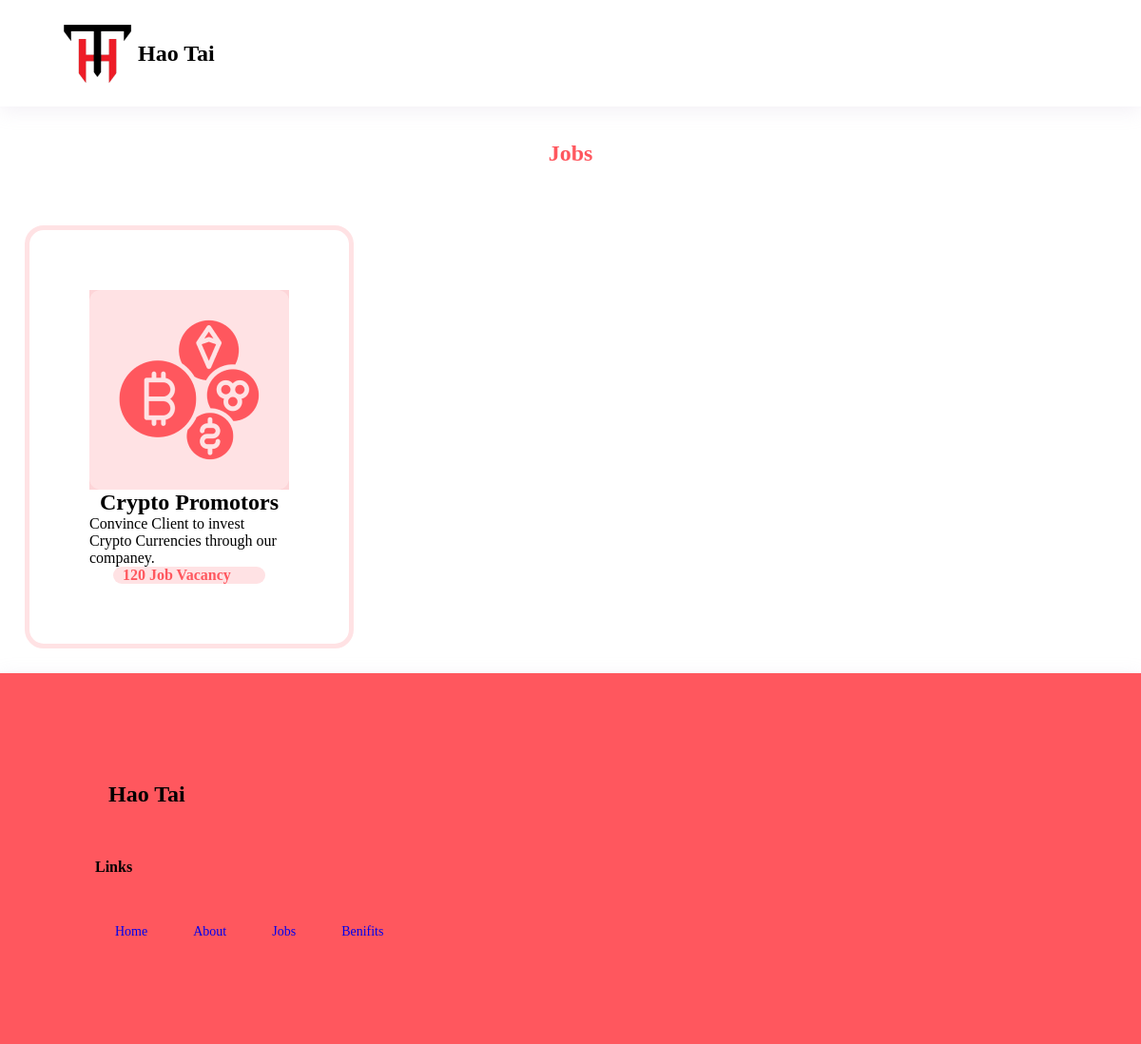
Screenshot of /jobs/1 with the database file from the repository.
### home/models.py (models this page shows)
class Jobsection(models.Model):
    images = models.ImageField(upload_to='Jobsection')
    title = models.CharField(max_length=200)
    descreption = models.TextField()
    vaccency = models.IntegerField()
    experience = models.TextField()
    document = models.TextField()
    skill = models.TextField()
    language = models.TextField()
    salary = models.TextField()
    age = models.TextField()
    Categories = models.ForeignKey('Categories', on_delete=models.CASCADE, related_name='jobs')
    def __str__(self):
        return self.title

### home/views.py (the view)
# urls.py: path('jobs/<int:id>', views.jobs,name = "jobs"),
def jobs(request,id=None):
    if id:
        cat = get_object_or_404(Categories,id=id)
        jobsections = Jobsection.objects.filter(Categories= cat)
        print(jobsections)
        return render(request, 'job.html',{'cat':jobsections})
    else:
        cat = Categories.objects.all()
        return render(request, 'job.html',{'cat':cat})

### templates/job.html (shortened to what this page needs)
{%extends 'base.html'%}
{%load static%}
{%block content%}
<h2 class="jobtext">Jobs</h2>
<section class="cateframes">
    {% for Categories in cat %}
    <div class="box1">
         <div class="box2">
             <img src={{Categories.images.url}} alt="">
             <h2>{{Categories.title}}</h2>
             <p>{{Categories.descreption}}</p>
             <a href="{%url 'benefits' Categories.pk %}"><h4 class="cl">{{Categories.vaccency}} Job Vacancy</h4></a>
         </div>
     </div>
    {% endfor %}
</section>
{%endblock%}

### static/style.css (style rules this page uses)
* { margin: 0; padding: 0; }
a { text-decoration: none; }
.jobtext { text-align:center ; color: #FF575E; padding: 36px; margin: -11px; }
.jobtext { border-radius: 10px; margin: auto; }
.cateframes { display: grid; grid-template-columns: repeat(3 ,2fr); }
.box2 { border: 5px solid #FFE2E4; border-radius: 20px; justify-content: center; margin: 26px; padding: 63px; display: flex; flex-direction: column; align-items: center; grid-column: span 2; }
.cl { background: #FFE2E4; border-radius: 43px; width: 150px; color: #FF575E; padding-left:10px }
.box2 img { background-color: #fdd5d8; }
@media screen and (max-width:1880px) { .cateframes { width: 220px; } }

### static/job.css (style rules this page uses)
* { margin: 0; padding: 0; }
a { text-decoration: none; }
.cateframes { display: grid; grid-template-columns: repeat(3 ,2fr); }
.jobtext { text-align:center ; color: #FF575E; padding: 36px; margin: -11px; }
.jobtext { border-radius: 10px; margin: auto; }
.box2 { border: 5px solid #FFE2E4; border-radius: 20px; justify-content: center; margin: 26px; padding: 63px; display: flex; flex-direction: column; align-items: center; }
.cl { background: #FFE2E4; border-radius: 43px; width: 150px; color: #FF575E; padding-left:10px }
.box2 img { background-color: #fdd5d8; }

### static/about.css (style rules this page uses)
* { margin: 0; padding: 0; }
a { text-decoration: none; }

### static/crypto.css (style rules this page uses)
* { margin: 0; padding: 0; }
a { text-decoration: none; }
.jobtext { text-align:center ; color: #FF575E; padding: 36px; margin: -11px; }
.jobtext { border-radius: 10px; }
.box1 { display: grid; grid-template-columns: repeat(3,1fr); }
.box2 { border: 5px solid #FFE2E4; border-radius: 20px; justify-content: center; margin: 26px; padding: 63px; display: flex; flex-direction: column; align-items: center; }
.cl { background: #FFE2E4; border-radius: 43px; width: 150px; color: #FF575E; padding-left:10px }
.jobtext { border-radius: 10px; margin: auto; }
.box1 { display: flex; }
.cl { width: 150px; color: #FF575E; padding-left:10px }

### rows the page displays
Jobsection: images (picture), title "Crypto Promotors", descreption "Convince Client to invest Crypto Currencies through our companey.", vaccency "120"
